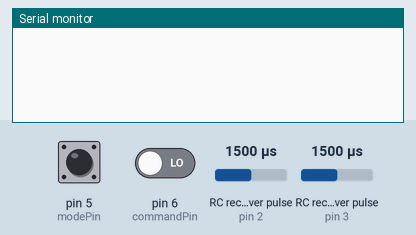
This sketch was run on a simulated Arduino Uno, built with avr-gcc and run on an emulated ATmega328P. Parts: the last lines printed to the serial monitor. Wiring (inferred from the names in the program): 2 × RC receiver channel: data pin 2 / data pin 3. Inputs (shaded band) come from the test bench; at power-on: RC receiver pulse (sensors on pin 2, pin 3) 1500 µs, pin 5 (modePin) LOW, pin 6 (commandPin) LOW.

Above: at 1.2 s.
1.3 s: RC receiver pulse (sensor on pin 2) set to 1020 µs
At 3.3 s:
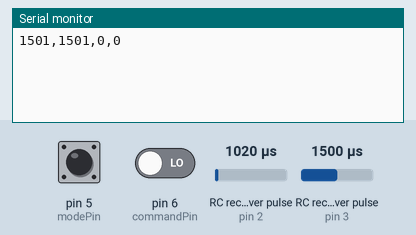
4.3 s: RC receiver pulse (sensor on pin 3) set to 1020 µs
At 4.8 s:
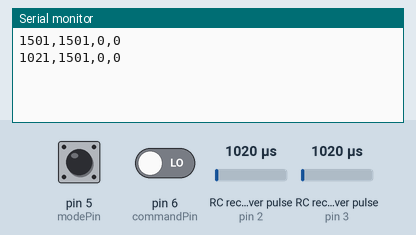
5.8 s: RC receiver pulse (sensor on pin 2) set to 1250 µs
At 7.0 s:
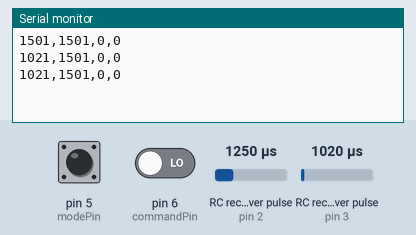
7.3 s: RC receiver pulse (sensor on pin 3) set to 1250 µs
At 8.6 s:
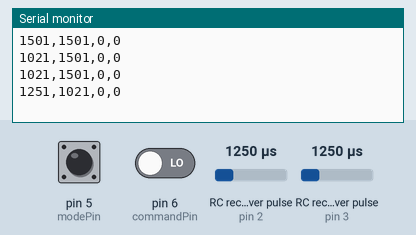
8.8 s: pin 5 (modePin) pulled HIGH for 0.15 s
At 11.1 s:
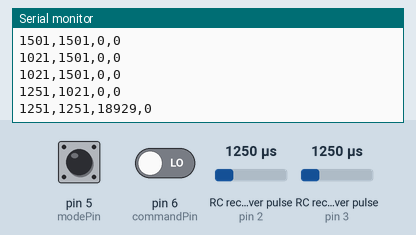
Timing chart, 0 to 11.4 s (numbered marks = the images above; inputs shaded):
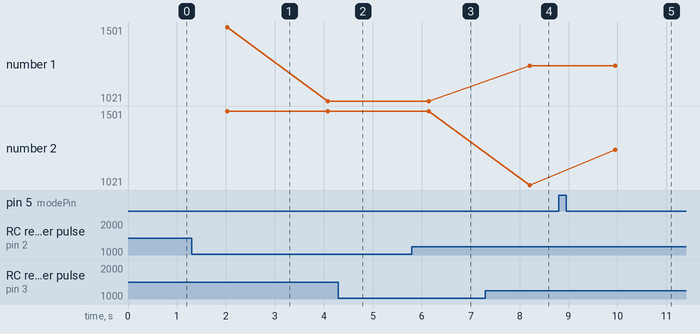

Measured:
- after the input at 8.8 s, the serial monitor: prints a new line after 1.2 s (image 5)

The sketch:

collectData.ino
```cpp
#define throttlePin 2 // CH1
#define steeringPin 3 // CH2
#define modePin 5 // CH7
#define commandPin 6 //CH11

int pulse[4];

void setup() {
  // put your setup code here, to run once:
  pinMode(throttlePin, INPUT);
  pinMode(steeringPin, INPUT);
  pinMode(modePin, INPUT);
  pinMode(commandPin, INPUT);
  Serial.begin(9600);
}

void loop() {
  // put your main code here, to run repeatedly:
  pulse[0] = pulseIn(throttlePin, HIGH);
  pulse[1] = pulseIn(steeringPin, HIGH);
  pulse[2] = pulseIn(modePin, HIGH);
  pulse[3] = pulseIn(commandPin, HIGH);
  Serial.println(String(pulse[0]) + "," + String(pulse[1]) +
  "," + String(pulse[2]) + "," + String(pulse[3]));
  delay(40);
}
```
